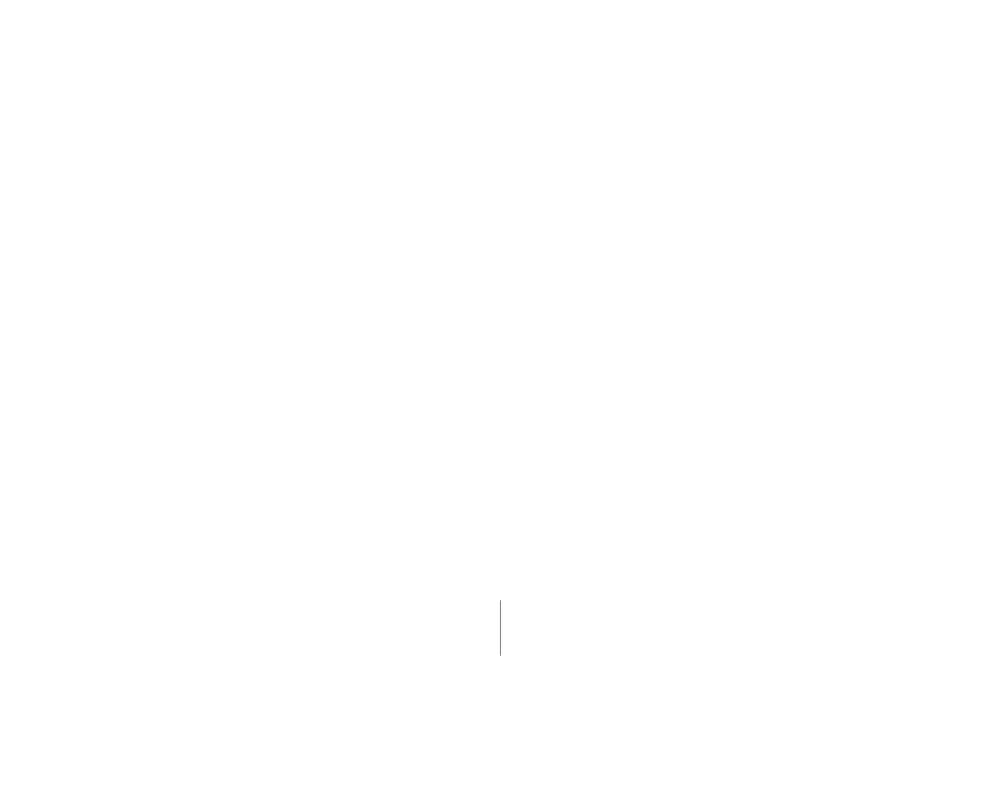
Frame 1 (no input)
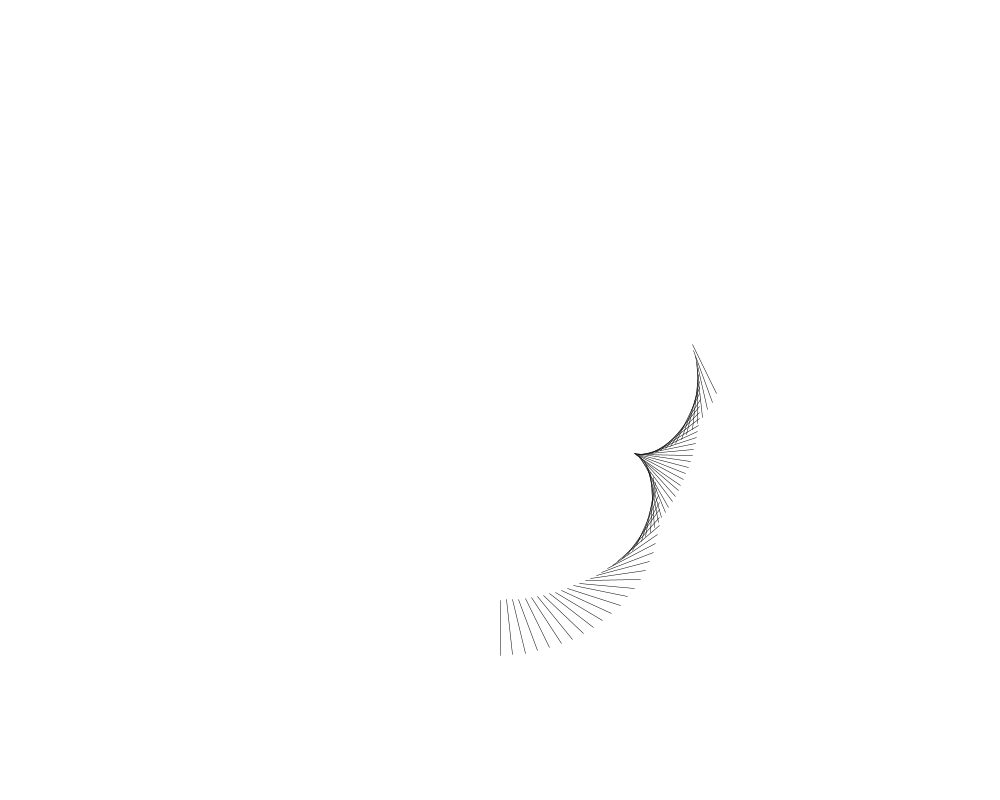
Frame 60 (the mouse pressed at the canvas centre just before this capture)
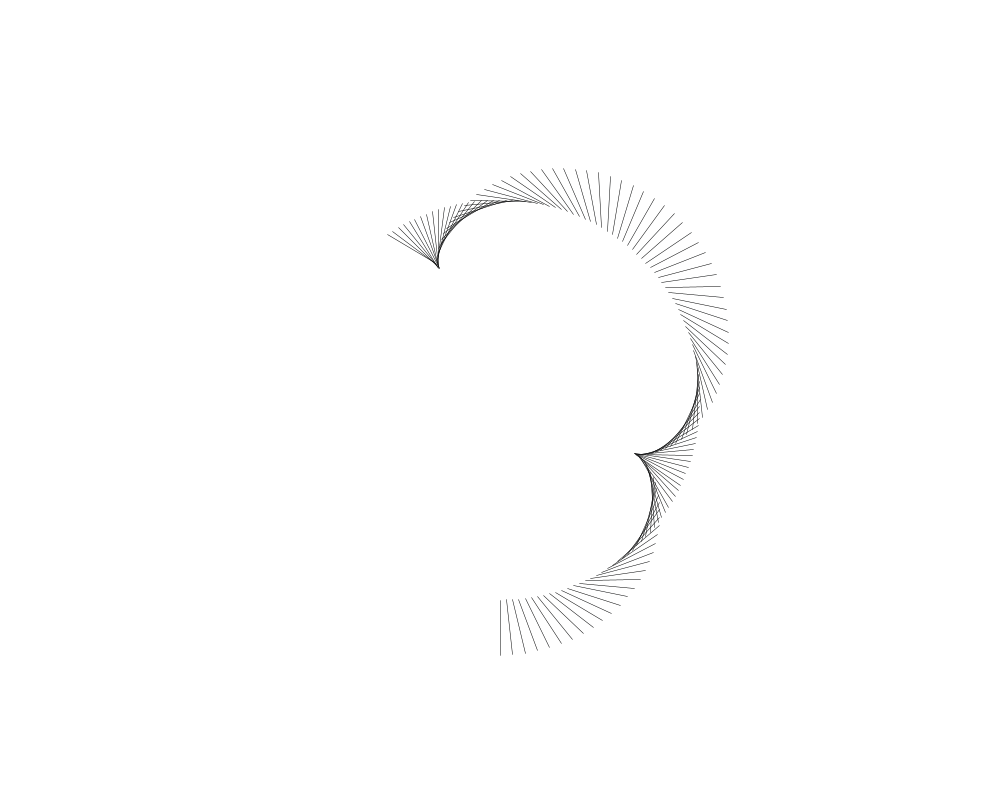
Frame 120 (the mouse held since frame 60 and released just before this capture)

The Processing sketch that drew these frames (run headless with seeded random() and noise(); from frame 60 on, the mouse is pressed at the canvas centre):

// Processing sketch: lines_star02
// ── lines_star02.pde
float x1,y1,x2,y2;

float a = 0;
float rad = 55;
float inc = TWO_PI/rad;

float a1 = 0;
float rad1 = 200;
float inc1 = TWO_PI/rad1;

float r=0;
float g=0;
float b=0;
float rinc = 1;
float ginc= 2;
float binc=3;

void setup(){
 size(1000,800); 
 background(255);
}

void draw(){
    
   
    x1 = sin(a1)*rad1+width/2;
    y1 = cos(a1)*rad1+height/2;
    x2 = x1+sin(a)*rad;
    y2 = y1+cos(a)*rad;
    
   
    
 // if(mousePressed == true){
    r += rinc;
    g += ginc;
    b += binc;
    if(r <=0 || r<=255){
      rinc = rinc*-1;
    }
      if(g <=0 || g<=255){
      ginc = ginc*-1;
    }
      if(b <=0 || b<=255){
      binc = binc*-1;
    }
    
    stroke(r,g,b);
    strokeWeight(0.5);
    line(x1,y1,x2,y2);
    
    a+=inc;
    a1+=inc1;
  
    
   // }
  
  
}
